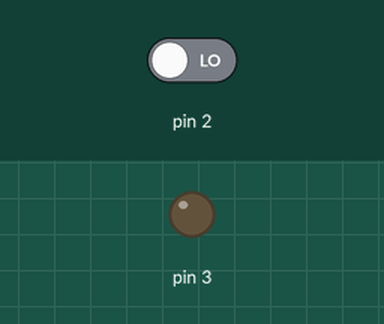
Simulated run of this sketch. Board: Arduino Uno, built with avr-gcc and run on an emulated ATmega328P. Shown: output pins drawn as LEDs (lit = HIGH). Dashed ring = blinking. Inputs (shaded band) come from the test bench; at power-on: pin 2 LOW.

Above: at 1.2 s.
1.3 s: pin 2 driven HIGH
At 1.5 s:
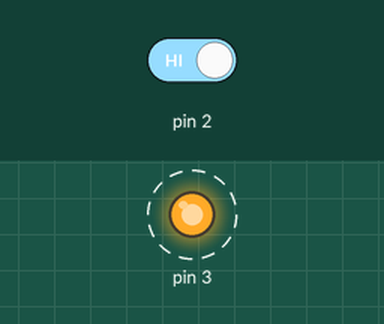
4.3 s: pin 2 driven LOW
At 4.3 s:
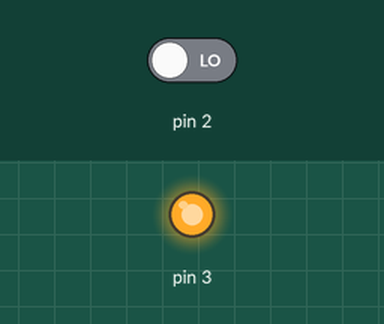
Timing chart, 0 to 7.3 s (numbered marks = the images above; inputs shaded):
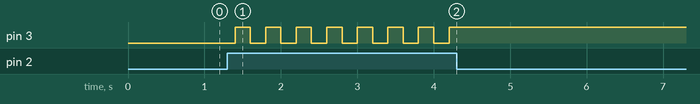

Measured:
- after the input at 1.3 s, pin 3: alternates HIGH for 0.20 s and LOW for 0.20 s, starting after 0.10 s
- after the input at 4.3 s, pin 3: stops changing and stays HIGH

The sketch:

sketch_nov03a.ino
```cpp
// Pin 13 has an LED connected on most Arduino boards.
// give it a name:
int switchState = 0;
bool state = 1;

// the setup routine runs once when you press reset:
void setup() {
  // initialize the digital pin as an output.
  pinMode(3, OUTPUT);
  pinMode(2, INPUT);
}

// the loop routine runs over and over again forever:
void loop() {
  switchState = digitalRead(2);
  if (switchState == HIGH) {
    if (state) {
      digitalWrite(3, HIGH);
  	  state = !state;
    }
    else {
      digitalWrite(3, LOW);
      state = !state;
    }
  }
  delay(200);
}
```
